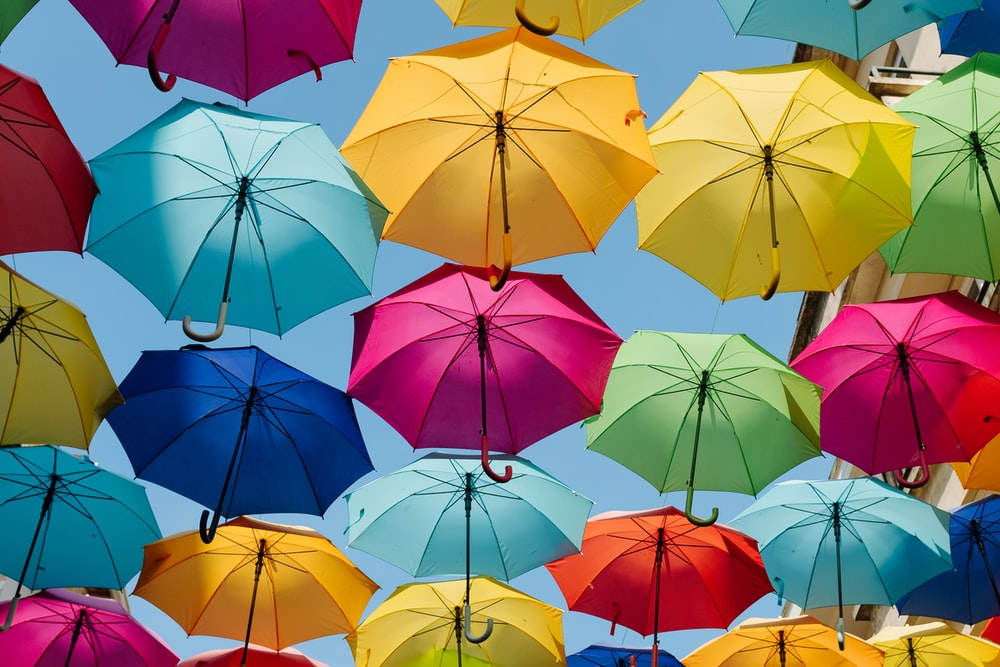
#> input picture OpenCV/colourful.jpeg, 1000 x 667 px, found by its file name
$ python masking.py
#> lines starting #> are read from the running program, lines starting #| are printed output that depends on the picture; after the words box and inside, x2 and y2 are one past the last pixel; in counts of white or black regions, pixels touching at a corner belong together
import cv2 as cv
import numpy as np

img = cv.imread("OpenCV/colourful.jpeg") # creates a matrix of pixels storing the image
#> img is the input picture: shape (667, 1000, 3); mean B, G, R 110.4, 122.6, 131.7
cv.imshow("Original", img)

blank = np.zeros(img.shape[:2], dtype='uint8') # size of mask must be same size as image that its is being masked with
cv.imshow("Blank", blank)

circle = cv.circle(blank.copy(), (img.shape[1]//2, img.shape[0]//2),100, 255, -1)
#cv.imshow("Mask", mask)

rectangle = cv.rectangle(blank.copy(), (100, 100), (500, 500), 255, -1)

weird_shape = cv.bitwise_and(circle, rectangle)
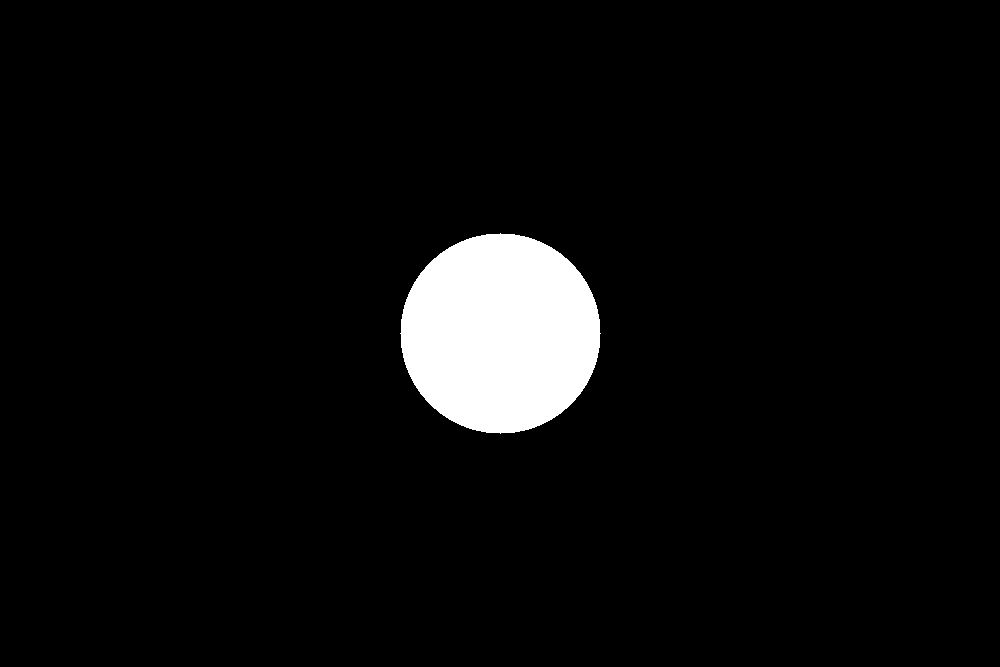
#> circle: shape (667, 1000); 4.7% white; 1 white region, box (x1, y1, x2, y2) and area: (400, 233, 601, 434) 31417
cv.imshow("Weird shape", weird_shape)
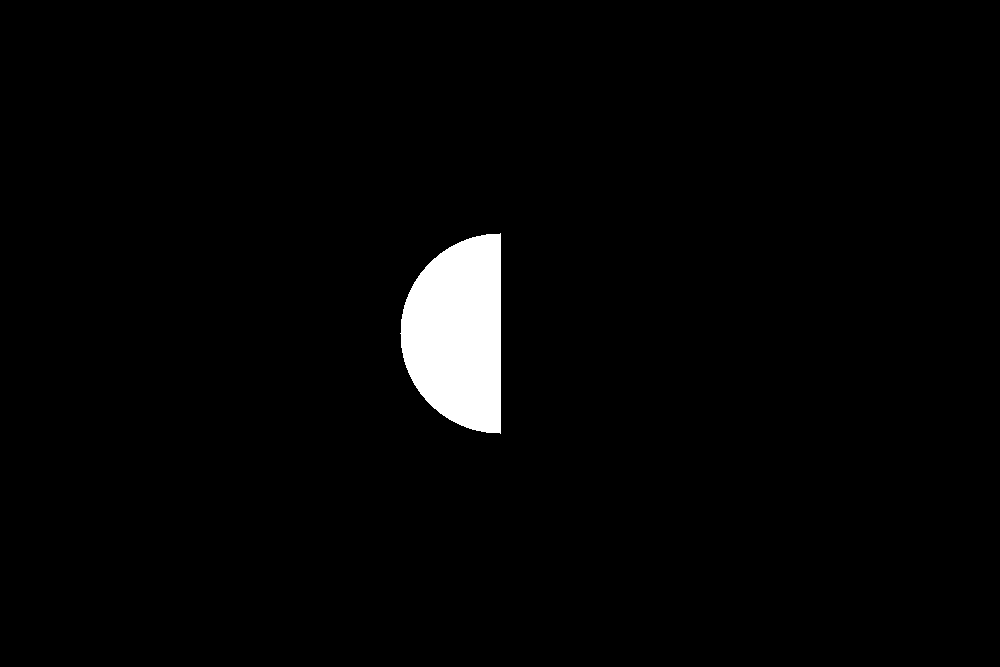
#> window 'Weird shape': shape (667, 1000); 2.4% white; 1 white region, box (x1, y1, x2, y2) and area: (400, 233, 501, 434) 15809

maskedImage = cv.bitwise_and(img, img, mask=weird_shape)
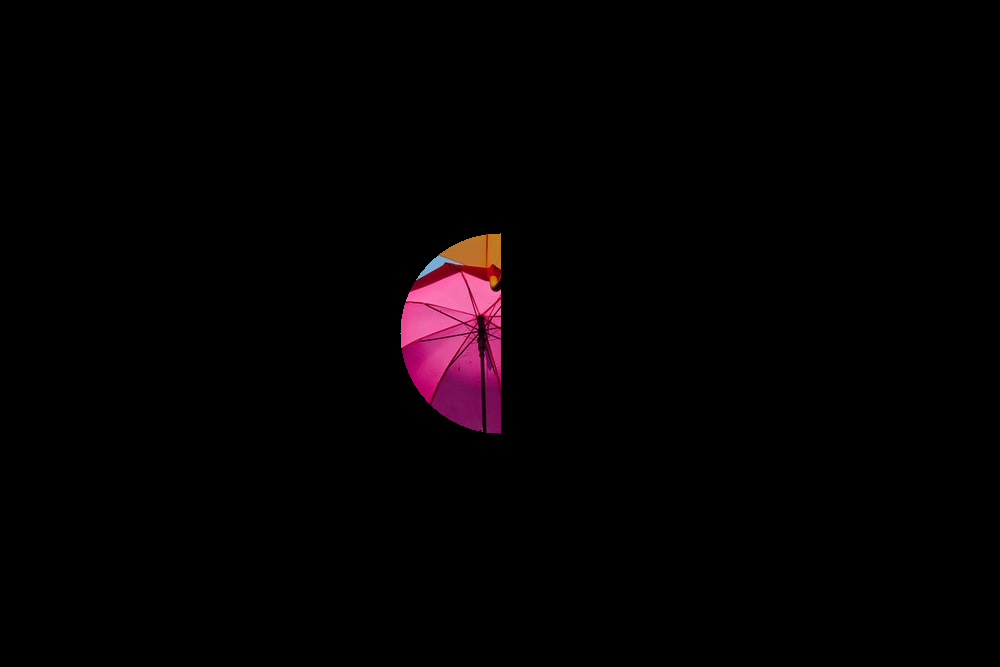
#> maskedImage: shape (667, 1000, 3); mean B, G, R 2.5, 1.3, 4.2
cv.imshow("Wierd shape Masked Image", maskedImage)


cv.waitKey(0)

$ run again, with OpenCV/trumpTest.jpeg copied over OpenCV/colourful.jpeg
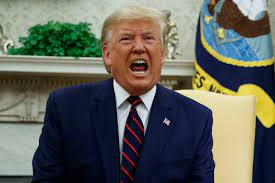
#> input picture OpenCV/trumpTest.jpeg, 275 x 183 px, found by its file name
#> img is the input picture: shape (183, 275, 3); mean B, G, R 91.4, 99.5, 97.6
#> `weird_shape = cv.bitwise_and(circle, rectangle)`:
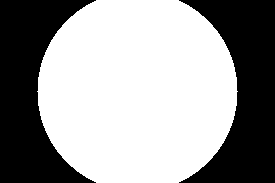
#> circle: shape (183, 275); 60.6% white; 2 black regions, box (x1, y1, x2, y2) and area: (0, 0, 96, 183) 9913, (179, 0, 275, 183) 9913
#> `maskedImage = cv.bitwise_and(img, img, mask=weird_shape)`:
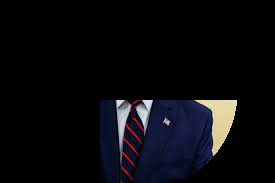
#> maskedImage: shape (183, 275, 3); mean B, G, R 13.3, 10, 9.9

$ run again, with OpenCV/trump.jpg copied over OpenCV/colourful.jpeg
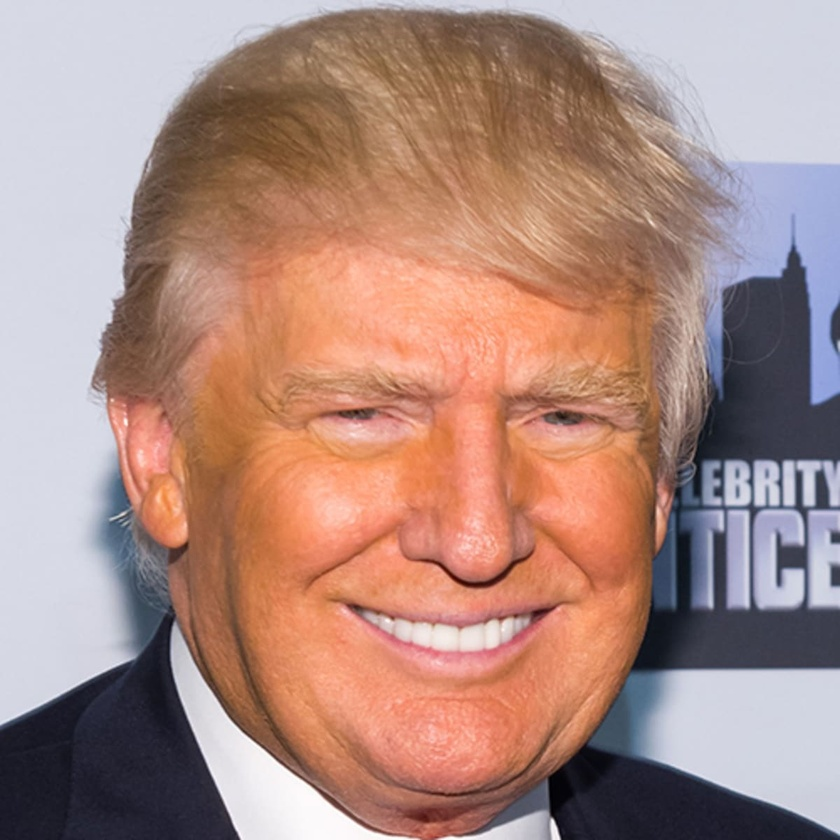
#> input picture OpenCV/trump.jpg, 840 x 840 px, shrunk from 1200 x 1200 before the run, found by its file name
#> img is the input picture: shape (840, 840, 3); mean B, G, R 129.5, 138.8, 172.8
#> `weird_shape = cv.bitwise_and(circle, rectangle)`:
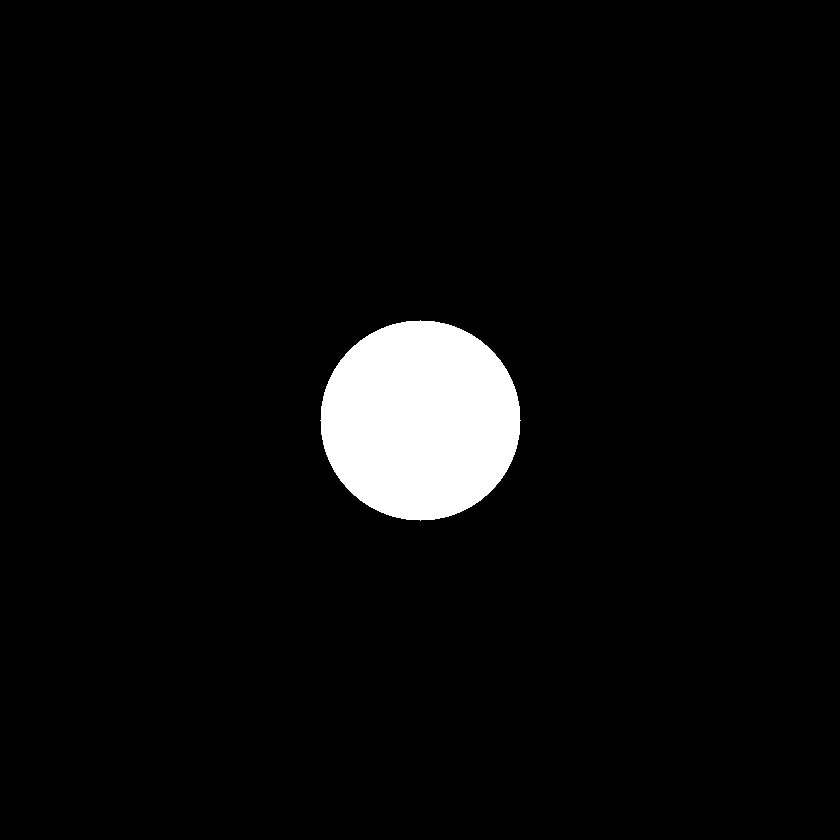
#> circle: shape (840, 840); 4.5% white; 1 white region, box (x1, y1, x2, y2) and area: (320, 320, 521, 521) 31417
#> `maskedImage = cv.bitwise_and(img, img, mask=weird_shape)`:
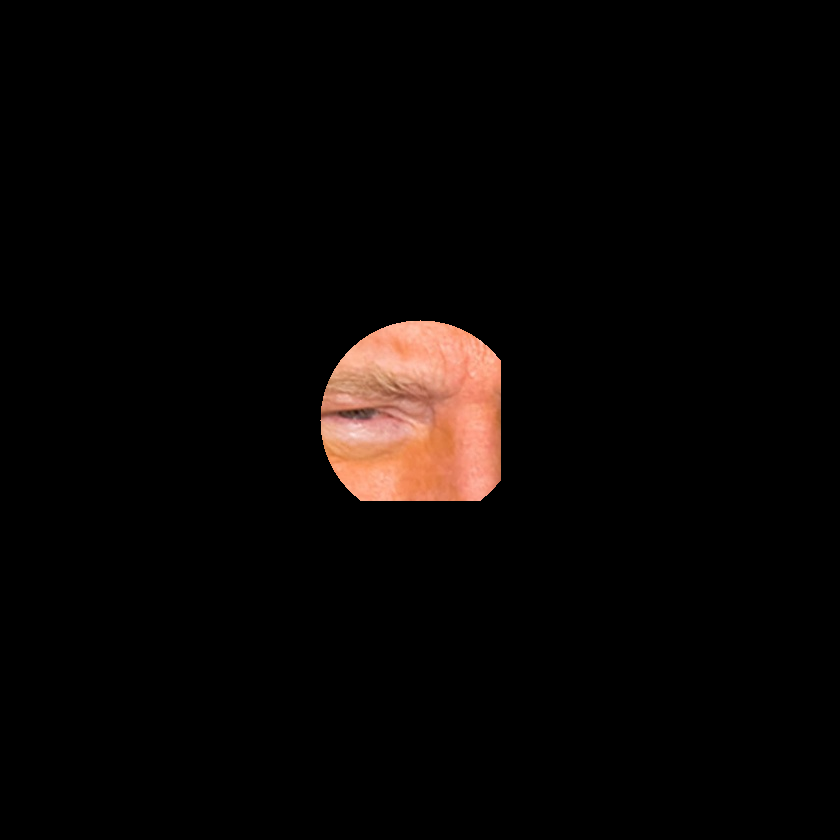
#> maskedImage: shape (840, 840, 3); mean B, G, R 4.7, 6, 9.3
